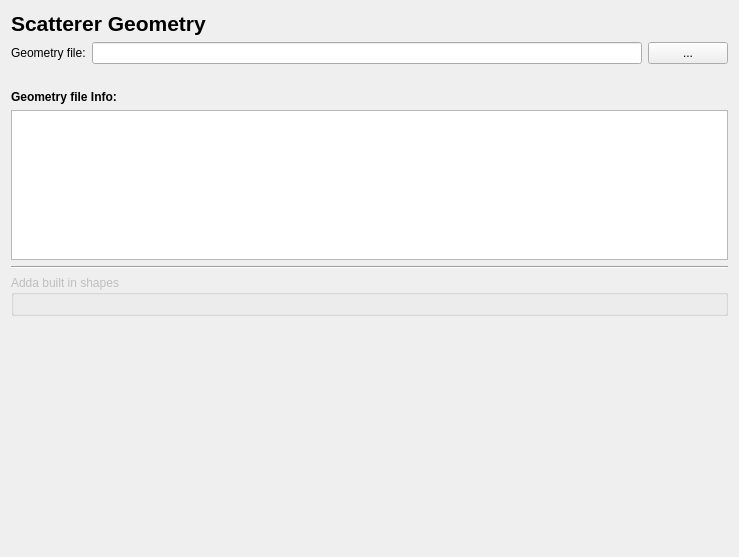
<?xml version="1.0" encoding="UTF-8"?>
<ui version="4.0">
 <class>GeometryPage</class>
 <widget class="QWidget" name="GeometryPage">
  <property name="geometry">
   <rect>
    <x>0</x>
    <y>0</y>
    <width>739</width>
    <height>557</height>
   </rect>
  </property>
  <property name="windowTitle">
   <string>Form</string>
  </property>
  <layout class="QVBoxLayout" name="verticalLayout">
   <item>
    <widget class="QLabel" name="label_geom_title">
     <property name="font">
      <font>
       <pointsize>16</pointsize>
       <weight>75</weight>
       <bold>true</bold>
      </font>
     </property>
     <property name="text">
      <string>Scatterer Geometry</string>
     </property>
     <property name="alignment">
      <set>Qt::AlignLeading|Qt::AlignLeft|Qt::AlignVCenter</set>
     </property>
    </widget>
   </item>
   <item>
    <layout class="QHBoxLayout" name="horizontalLayout">
     <item>
      <widget class="QLabel" name="label_geom_0">
       <property name="text">
        <string>Geometry file:</string>
       </property>
      </widget>
     </item>
     <item>
      <widget class="QLineEdit" name="lineEdit_geom_file"/>
     </item>
     <item>
      <widget class="QPushButton" name="pushButton_open_geom_file">
       <property name="text">
        <string>...</string>
       </property>
      </widget>
     </item>
    </layout>
   </item>
   <item>
    <widget class="QLabel" name="label_geom_file_info">
     <property name="text">
      <string/>
     </property>
    </widget>
   </item>
   <item>
    <widget class="QLabel" name="label">
     <property name="font">
      <font>
       <weight>75</weight>
       <bold>true</bold>
      </font>
     </property>
     <property name="text">
      <string>Geometry file Info:</string>
     </property>
    </widget>
   </item>
   <item>
    <widget class="QTextEdit" name="textEdit_geom_file_info">
     <property name="minimumSize">
      <size>
       <width>0</width>
       <height>150</height>
      </size>
     </property>
    </widget>
   </item>
   <item>
    <widget class="Line" name="line">
     <property name="orientation">
      <enum>Qt::Horizontal</enum>
     </property>
    </widget>
   </item>
   <item>
    <widget class="QGroupBox" name="groupBox_geom_shapes">
     <property name="enabled">
      <bool>false</bool>
     </property>
     <property name="title">
      <string>Adda built in shapes</string>
     </property>
     <layout class="QFormLayout" name="formLayout"/>
    </widget>
   </item>
   <item>
    <spacer name="verticalSpacer">
     <property name="orientation">
      <enum>Qt::Vertical</enum>
     </property>
     <property name="sizeHint" stdset="0">
      <size>
       <width>20</width>
       <height>476</height>
      </size>
     </property>
    </spacer>
   </item>
  </layout>
 </widget>
 <resources/>
 <connections/>
</ui>
